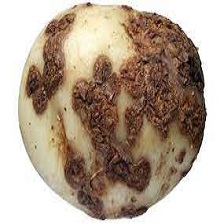
#> input picture ProyectoPID/dataset/Costra_comun/1.jpg, 224 x 224 px
$ python -i common_scab.py   (imports and definitions only)   (older library calls are emulated)
#> lines starting #> are read from the running program, lines starting #| are printed output that depends on the picture; after the words box and inside, x2 and y2 are one past the last pixel; in counts of white or black regions, pixels touching at a corner belong together
#> further down, picture is the input picture: PIL image 224x224 RGB; mean R, G, B 180.6, 163.7, 147.5
### ProyectoPID/functions.py
import numpy as np


class Kernel:
    """
    Clase para instanciar los diferentes filtros para utilizar en convolución
    """

    def __init__(self):
        """Método constructor"""
        pass

    def blur(self):
        """Kernel para difuminar la imagen"""
        return np.array([[1, 1, 1], [1, 1, 1], [1, 1, 1]]) / 9

    def gauss(self):
        """Kernel para el desenfoque gaussiano de la imagen"""
        return np.array([[1, 2, 1], [2, 4, 2], [1, 2, 1]]) / 16

    def edge(self):
        """Kernel para resaltar los bordes de la imagen"""
        return np.array([[-1, -1, -1], [-1, 8, -1], [-1, -1, -1]])

    def sharpen(self):
        """Kernel para afilar la imagen"""
        return np.array([[0, -1, 0], [-1, 5, -1], [0, -1, 0]])

    def sobel_x(self):
        """Kernel para aplicar Sobel en horizontal"""
        return np.array([[-1, 0, 1], [-2, 0, 2], [-1, 0, 1]])

    def sobel_y(self):
        """Kernel para aplicar Sobel en vertical"""
        return np.array([[1, 2, 1], [0, 0, 0], [-1, -2, -1]])

    def laplace(self):
        """Kernel para aplicar el filtor Laplaciano"""
        return np.array([[0, 1, 0], [1, -4, 1], [0, 1, 0]])


# [41 lines left out: functions calculate_histogram, calculate_otsu, not called in this run]


def footprint_disk(radius: float):
    L = np.arange(-radius, radius + 1)
    X, Y = np.meshgrid(L, L)
    disk = np.array((X**2 + Y**2) <= radius**2, dtype=np.uint8)
    return disk


def binary_dilation(image: np.ndarray, kernel: np.ndarray) -> np.ndarray:

    pad_h, pad_w = kernel.shape[0] // 2, kernel.shape[1] // 2
    padded = np.pad(image, ((pad_h, pad_h), (pad_w, pad_w)), mode="reflect")

    output = np.zeros_like(image, dtype=np.uint8)
    out_h, out_w = output.shape

    for i in range(out_h):
        for j in range(out_w):
            region = padded[i : i + kernel.shape[0], j : j + kernel.shape[1]]
            output[i, j] = 1 if np.any(region == 1) else 0

    return output


def binary_erosion(image: np.ndarray, kernel: np.ndarray) -> np.ndarray:

    pad_h, pad_w = kernel.shape[0] // 2, kernel.shape[1] // 2
    padded = np.pad(image, ((pad_h, pad_h), (pad_w, pad_w)), mode="reflect")

    output = np.zeros_like(image, dtype=np.uint8)
    out_h, out_w = output.shape

    for i in range(out_h):
        for j in range(out_w):
            region = padded[i : i + kernel.shape[0], j : j + kernel.shape[1]]
            output[i, j] = 1 if np.all(region == 1) else 0

    return output


def binary_opening(image: np.ndarray, kernel: np.ndarray) -> np.ndarray:
    """
    Ejecuta una apertura morfológica binario. Una apertura es una erosión seguida de una dilatación.
    """
    # 1. Erosion: Obtiene el valor mínimo en la vencidad
    eroded = binary_erosion(image, kernel)

    # 2. Dilatación: Obtiene el valor máximo en la vecindad
    opened = binary_dilation(eroded, kernel)

    return opened.astype(np.bool)


def binary_closing(image: np.ndarray, kernel: np.ndarray) -> np.ndarray:
    """
    Ejecuta un cierre morfológico binario. Un cierre es una dilatación seguida de una erosión.
    """
    # 1. Dilatación: Obtiene el valor máximo en la vecindad
    dilated = binary_dilation(image, kernel)

    # 2. Erosion: Obtiene el valor mínimo en la vencidad
    closed = binary_erosion(dilated, kernel)

    return closed.astype(np.bool)


# [128 lines left out: functions filter, normalize_sobel_angles, supress_non_maximums, canny, not called in this run]

### ProyectoPID/common_scab.py
import numpy as np
import matplotlib.pyplot as plt
from pathlib import Path
from random import choice, sample
from PIL import Image
from functions import (
    Kernel,
    filter,
    binary_opening,
    binary_closing,
    footprint_disk,
)
from skimage.morphology import remove_small_objects
from skimage.measure import label, regionprops


def box_filter(image, radius):
    """
    Función que recibe una imágen en grises y genera una imagen integral para calcular
    la suma de pixeles de una región rectángular eficientemente, necesaria para luego
    calcular la varianza en regiones de la papa
    """

    h, w = image.shape
    box_size = 2 * radius + 1

    padded = np.pad(image, radius, mode="reflect")

    integral = (
        np.pad(padded, ((1, 0), (1, 0)), mode="constant").cumsum(axis=0).cumsum(axis=1)
    )

    # Suma = I(x₂,y₂) - I(x₁-1,y₂) - I(x₂,y₁-1) + I(x₁-1,y₁-1)
    result = (
        integral[box_size:, box_size:]  # Esquina abajo-derecha
        - integral[:-box_size, box_size:]  # Esquina arriba-derecha
        - integral[box_size:, :-box_size]  # Esquina abajo-izquierda
        + integral[:-box_size, :-box_size]  # Esquina arriba-izquierda
    )

    # Se divide por el número de pixeles de la caja
    return result / (box_size * box_size)


def local_variance(gray, radius=4):
    """
    Función que recibe una función en grises y retorna la varianza entre pixeles
    (nos sirve para distinguir texturas en el apartado de la enfermedad)
    """

    mean = box_filter(gray, radius)

    mean2 = box_filter(gray**2, radius)

    # Varianza = e[x²] - (e[x])²
    return mean2 - mean**2


def detect_common_scab(image, closing_radius=1, use_filter=False):
    """
    Función que recibe una imagen de una papa y determina si está enferma de
    Costra Común o no
    """
#> called with closing_radius = 1, use_filter = False

    # Cargar imagen
    img = image.convert("RGB")
    img_array = np.asarray(img)

    # Aplicar filtro
    if use_filter:
        kernel = Kernel()
        filter_type = kernel.blur()

        red = filter(img_array[..., 0], filter_type)
        green = filter(img_array[..., 1], filter_type)
        blue = filter(img_array[..., 2], filter_type)
        result = np.dstack([red, green, blue])
        img_array = np.clip(result, 0, 255).astype(np.uint8)

    norm_img_array = img_array / 255.0

    # Convertir a grises
    RGBTOYUV = [0.298936021293775, 0.587043074451121, 0.114020904255103]
    yuv = np.matmul(norm_img_array, RGBTOYUV)

    # Extraer canales de la imagen RGB
    R = norm_img_array[..., 0]
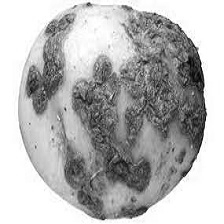
#> R: shape (224, 224) float64; min 0.00392, max 1, mean 0.708
    G = norm_img_array[..., 1]
    B = norm_img_array[..., 2]

    # Remover el fondo blanco para extraer la máscara de la papa
    potato_mask = yuv < 0.95
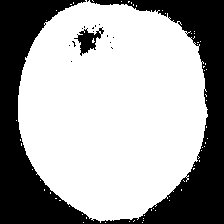
#> potato_mask: shape (224, 224) bool; 65% white; 16 black regions (14 under 20 px), largest, box (x1, y1, x2, y2) and area: (0, 0, 224, 224) 17186, (74, 27, 104, 56) 356

    # Identificar las regiones amarillas de la imagen
    yellow = (R + G) / 2 - B

    # Normalizar la región amarilla
    yellow -= yellow.min()
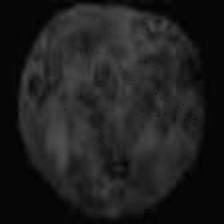
#> yellow: shape (224, 224) float64; min 0, max 0.312, mean 0.122

    if yellow.max() > 0:
        yellow /= yellow.max()

    # Varianza de la textura de la papa
    variance = local_variance(yuv, radius=4)
#> in box_filter, `integral = ( np.pad(padded, ((1, 0), (1, 0)), mode="constant").cumsum(..`:
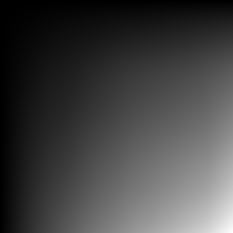
#> integral: shape (233, 233) float64; min 0, max 36451.6, mean 9545.2; drawn with min black and max white
#> call 2 of box_filter, with radius = 4
#> in box_filter (call 2), `result = ( integral[box_size:, box_size:]`:
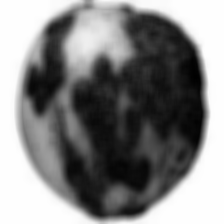
#> result: shape (224, 224) float64; min 0.794, max 81, mean 42.5; drawn with min black and max white
#> in local_variance, `return mean2 - mean**2`:
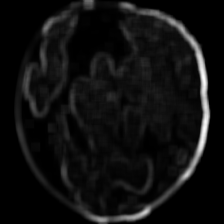
#> returned value: shape (224, 224) float64; min -4.49e-13, max 0.176, mean 0.0114; drawn with min black and max white

    # Normalizar la varianza
    variance -= variance.min()

    if variance.max() > 0:
        variance /= variance.max()

    # Detectar la máscara de la enfermedad
    detected_mask = (yellow <= 0.70) & (yuv <= 0.70) & (variance >= 0.02) & potato_mask
#> detected_mask: shape (224, 224) bool; 40.3% white; 40 white regions (33 under 20 px), largest, box (x1, y1, x2, y2) and area: (62, 5, 207, 220) 17453, (25, 14, 72, 120) 2201, (18, 107, 51, 187) 285

    # Se hace apertura y cierre para quitar ruido y se quitan elementos muy pequeños
    disease_mask = binary_opening(detected_mask, footprint_disk(closing_radius))
#> in binary_erosion, `padded = np.pad(image, ((pad_h, pad_h), (pad_w, pad_w)), mode="reflect")`: padded: shape (226, 226) bool; 39.6% white; 40 white regions (33 under 20 px), largest, box (x1, y1, x2, y2) and area: (63, 6, 208, 221) 17453, (26, 15, 73, 121) 2201, (19, 108, 52, 188) 285
#> after the loop in binary_erosion, `for i in range(out_h):`: output: shape (224, 224); values 0 (black) and 1 (white), 33.2% white; 19 white regions (16 under 20 px), largest, box (x1, y1, x2, y2) and area: (64, 12, 206, 219) 14809, (27, 18, 71, 117) 1756, (22, 132, 30, 151) 40
#> in binary_dilation, `padded = np.pad(image, ((pad_h, pad_h), (pad_w, pad_w)), mode="reflect")`: padded: shape (226, 226); values 0 (black) and 1 (white), 32.6% white; 19 white regions (16 under 20 px), largest, box (x1, y1, x2, y2) and area: (65, 13, 207, 220) 14809, (28, 19, 72, 118) 1756, (23, 133, 31, 152) 40
#> after the loop in binary_dilation, `for i in range(out_h):`: output: shape (224, 224); values 0 (black) and 1 (white), 39.2% white; 14 white regions (7 under 20 px), largest, box (x1, y1, x2, y2) and area: (63, 11, 207, 220) 17203, (26, 17, 72, 118) 2144, (20, 128, 31, 152) 107
    disease_mask = binary_closing(disease_mask, footprint_disk(closing_radius))
#> in binary_dilation (call 2), `padded = np.pad(image, ((pad_h, pad_h), (pad_w, pad_w)), mode="reflect")`: padded: shape (226, 226) bool; 38.6% white; 14 white regions (7 under 20 px), largest, box (x1, y1, x2, y2) and area: (64, 12, 208, 221) 17203, (27, 18, 73, 119) 2144, (21, 129, 32, 153) 107
#> after the loop in binary_dilation (call 2), `for i in range(out_h):`: output: shape (224, 224); values 0 (black) and 1 (white), 44.6% white; 11 white regions, largest, box (x1, y1, x2, y2) and area: (62, 10, 208, 221) 19248, (25, 16, 73, 119) 2514, (18, 122, 32, 153) 207
#> in binary_erosion (call 2), `padded = np.pad(image, ((pad_h, pad_h), (pad_w, pad_w)), mode="reflect")`: padded: shape (226, 226); values 0 (black) and 1 (white), 43.9% white; 11 white regions, largest, box (x1, y1, x2, y2) and area: (63, 11, 209, 222) 19248, (26, 17, 74, 120) 2514, (19, 123, 33, 154) 207
#> after the loop in binary_erosion (call 2), `for i in range(out_h):`:
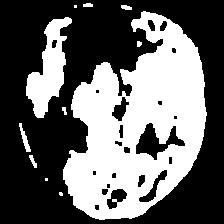
#> output: shape (224, 224); values 0 (black) and 1 (white), 39.8% white; 11 white regions (3 under 20 px), largest, box (x1, y1, x2, y2) and area: (63, 11, 207, 220) 17504, (26, 17, 72, 118) 2152, (19, 123, 31, 152) 121
#> (the run stopped early here; a loop or call above may not have finished)

$ run again, on ProyectoPID/dataset/Costra_comun/15.jpg
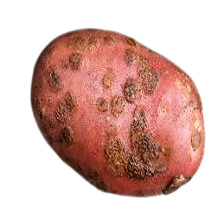
#> input picture ProyectoPID/dataset/Costra_comun/15.jpg, 224 x 224 px
#> picture is the input picture: PIL image 224x224 RGB; mean R, G, B 219.4, 185.6, 178.8
#> in detect_common_scab, `potato_mask = yuv < 0.95`:
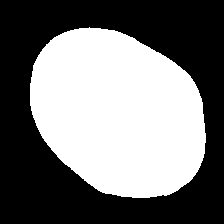
#> potato_mask: shape (224, 224) bool; 46% white; 1 white region, box (x1, y1, x2, y2) and area: (30, 27, 206, 198) 23061
#> detected_mask: shape (224, 224) bool; 20.2% white; 63 white regions (55 under 20 px), largest, box (x1, y1, x2, y2) and area: (30, 28, 204, 197) 9609, (172, 105, 187, 125) 83, (170, 132, 185, 151) 83
#> after the loop in binary_erosion (call 2), `for i in range(out_h):`:
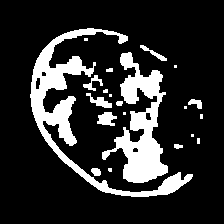
#> output: shape (224, 224); values 0 (black) and 1 (white), 17.6% white; 21 white regions (10 under 20 px), largest, box (x1, y1, x2, y2) and area: (30, 28, 193, 197) 4332, (102, 52, 168, 183) 3578, (97, 112, 117, 126) 187

$ run again, on ProyectoPID/dataset/Costra_comun/16.jpg
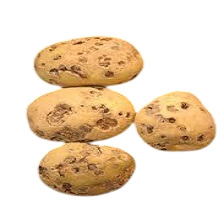
#> input picture ProyectoPID/dataset/Costra_comun/16.jpg, 224 x 224 px
#> picture is the input picture: PIL image 224x224 RGB; mean R, G, B 237, 219.3, 197.8
#> potato_mask: shape (224, 224) bool; 35.7% white; 1 white region, box (x1, y1, x2, y2) and area: (26, 36, 217, 197) 17924
#> detected_mask: shape (224, 224) bool; 12.3% white; 59 white regions (47 under 20 px), largest, box (x1, y1, x2, y2) and area: (38, 150, 135, 196) 2042, (27, 103, 135, 155) 1793, (136, 122, 215, 151) 944
#> after the loop in binary_erosion (call 2), `for i in range(out_h):`:
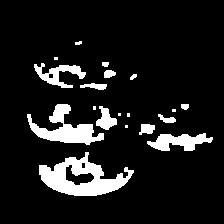
#> output: shape (224, 224); values 0 (black) and 1 (white), 10.7% white; 19 white regions (6 under 20 px), largest, box (x1, y1, x2, y2) and area: (39, 152, 134, 196) 1994, (27, 104, 104, 145) 1277, (147, 133, 213, 151) 686
